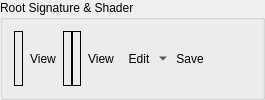
        <widget class="QGroupBox" name="asShaderGroup">
         <property name="sizePolicy">
          <sizepolicy hsizetype="Preferred" vsizetype="Minimum">
           <horstretch>0</horstretch>
           <verstretch>0</verstretch>
          </sizepolicy>
         </property>
         <property name="title">
          <string>Root Signature &amp;&amp; Shader</string>
         </property>
         <layout class="QHBoxLayout" name="asHorizontalLayout1">
          <property name="spacing">
           <number>0</number>
          </property>
          <item>
           <widget class="RDLabel" name="asRootSig">
            <property name="frameShape">
             <enum>QFrame::Box</enum>
            </property>
           </widget>
          </item>
          <item>
           <widget class="QToolButton" name="asRootSigButton">
            <property name="cursor">
             <cursorShape>PointingHandCursor</cursorShape>
            </property>
            <property name="toolTip">
             <string>Open Root Signature View</string>
            </property>
            <property name="text">
             <string>View</string>
            </property>
            <property name="icon">
             <iconset resource="../../Resources/resources.qrc">
              <normaloff>:/action.png</normaloff>:/action.png</iconset>
            </property>
            <property name="toolButtonStyle">
             <enum>Qt::ToolButtonTextBesideIcon</enum>
            </property>
            <property name="autoRaise">
             <bool>true</bool>
            </property>
           </widget>
          </item>
          <item>
           <widget class="RDLabel" name="asPipeline">
            <property name="sizePolicy">
             <sizepolicy hsizetype="Minimum" vsizetype="MinimumExpanding">
              <horstretch>0</horstretch>
              <verstretch>0</verstretch>
             </sizepolicy>
            </property>
            <property name="frameShape">
             <enum>QFrame::Box</enum>
            </property>
           </widget>
          </item>
          <item>
           <widget class="RDLabel" name="asShader">
            <property name="sizePolicy">
             <sizepolicy hsizetype="Minimum" vsizetype="MinimumExpanding">
              <horstretch>0</horstretch>
              <verstretch>0</verstretch>
             </sizepolicy>
            </property>
            <property name="frameShape">
             <enum>QFrame::Box</enum>
            </property>
           </widget>
          </item>
          <item>
           <widget class="QToolButton" name="asShaderViewButton">
            <property name="cursor">
             <cursorShape>PointingHandCursor</cursorShape>
            </property>
            <property name="toolTip">
             <string>Open Shader Source</string>
            </property>
            <property name="text">
             <string>View</string>
            </property>
            <property name="icon">
             <iconset resource="../../Resources/resources.qrc">
              <normaloff>:/action.png</normaloff>:/action.png</iconset>
            </property>
            <property name="toolButtonStyle">
             <enum>Qt::ToolButtonTextBesideIcon</enum>
            </property>
            <property name="autoRaise">
             <bool>true</bool>
            </property>
           </widget>
          </item>
          <item>
           <widget class="QToolButton" name="asShaderEditButton">
            <property name="toolTip">
             <string>Edit Shader</string>
            </property>
            <property name="text">
             <string>Edit</string>
            </property>
            <property name="rdIcon" stdset="0">
             <string>page_white_edit</string>
            </property>
            <property name="popupMode">
             <enum>QToolButton::MenuButtonPopup</enum>
            </property>
            <property name="toolButtonStyle">
             <enum>Qt::ToolButtonTextBesideIcon</enum>
            </property>
            <property name="autoRaise">
             <bool>true</bool>
            </property>
           </widget>
          </item>
          <item>
           <widget class="QToolButton" name="asShaderSaveButton">
            <property name="toolTip">
             <string>Save Shader DXBC</string>
            </property>
            <property name="text">
             <string>Save</string>
            </property>
            <property name="rdIcon" stdset="0">
             <string>save</string>
            </property>
            <property name="toolButtonStyle">
             <enum>Qt::ToolButtonTextBesideIcon</enum>
            </property>
            <property name="autoRaise">
             <bool>true</bool>
            </property>
           </widget>
          </item>
          <item>
           <spacer name="asHorizontalSpacer1">
            <property name="orientation">
             <enum>Qt::Horizontal</enum>
            </property>
            <property name="sizeHint" stdset="0">
             <size>
              <width>40</width>
              <height>20</height>
             </size>
            </property>
           </spacer>
          </item>
         </layout>
        </widget>
